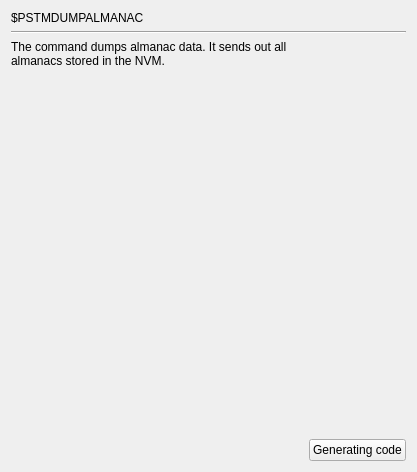
     <widget class="QWidget" name="page_PSTMDUMPALMANAC">
      <layout class="QGridLayout" name="gridLayout_9">
       <item row="0" column="0">
        <widget class="QLabel" name="label_43">
         <property name="text">
          <string>$PSTMDUMPALMANAC</string>
         </property>
        </widget>
       </item>
       <item row="1" column="0" colspan="2">
        <widget class="Line" name="line_5">
         <property name="orientation">
          <enum>Qt::Horizontal</enum>
         </property>
        </widget>
       </item>
       <item row="2" column="0" colspan="2">
        <widget class="QLabel" name="label_44">
         <property name="text">
          <string>The command dumps almanac data. It sends out all 
almanacs stored in the NVM.</string>
         </property>
        </widget>
       </item>
       <item row="3" column="1">
        <spacer name="verticalSpacer_9">
         <property name="orientation">
          <enum>Qt::Vertical</enum>
         </property>
         <property name="sizeHint" stdset="0">
          <size>
           <width>20</width>
           <height>365</height>
          </size>
         </property>
        </spacer>
       </item>
       <item row="4" column="0">
        <spacer name="horizontalSpacer_7">
         <property name="orientation">
          <enum>Qt::Horizontal</enum>
         </property>
         <property name="sizeHint" stdset="0">
          <size>
           <width>292</width>
           <height>20</height>
          </size>
         </property>
        </spacer>
       </item>
       <item row="4" column="1">
        <widget class="QPushButton" name="GC2_PSTMDUMPALMANAC">
         <property name="text">
          <string>Generating code</string>
         </property>
        </widget>
       </item>
      </layout>
     </widget>
